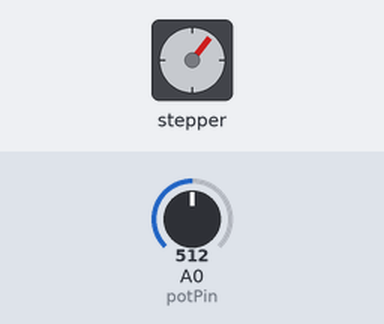
This sketch was run on a simulated Arduino Uno, built with avr-gcc and run on an emulated ATmega328P. On the bench: stepper motor. The test bench sets the inputs (shaded band); at power-on: A0 (potPin) = 512. Stepper angles assume 2048 steps per turn.

Above: at 1.2 s.
1.3 s: A0 (potPin) set to 716
At 1.98 s:
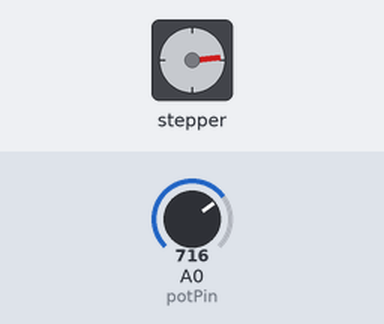
4.3 s: A0 (potPin) set to 306
At 5.3 s:
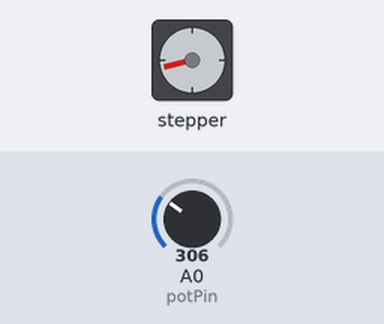
7.3 s: A0 (potPin) set to 122
At 7.52 s:
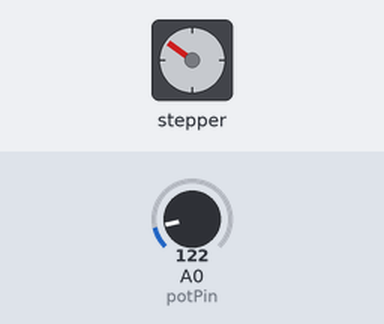
Timing chart, 0 to 19.3 s (numbered marks = the images above; inputs shaded):
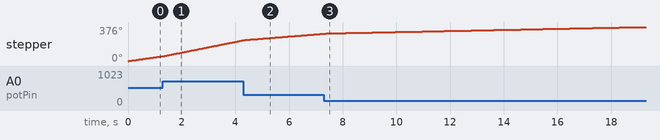

The sketch:

Project_27_Stepper_Motor_Speed_Control.ino
```cpp
// Project 27: Stepper Motor Speed Control
// Controls the speed and direction of a stepper motor with a potentiometer.

#include <Stepper.h>

const int stepsPerRevolution = 2048;
Stepper myStepper(stepsPerRevolution, 8, 10, 9, 11);

int potPin = A0;

void setup() {
  // No setup needed
}

void loop() {
  int potValue = analogRead(potPin);

  // Map the potentiometer value to a speed range
  // The Stepper library's setSpeed() takes RPM (revolutions per minute)
  int motorSpeed = map(potValue, 0, 1023, 0, 15);

  if (motorSpeed > 0) {
    myStepper.setSpeed(motorSpeed);
    // Step 1/100 of a revolution
    myStepper.step(stepsPerRevolution / 100);
  }
}
```
